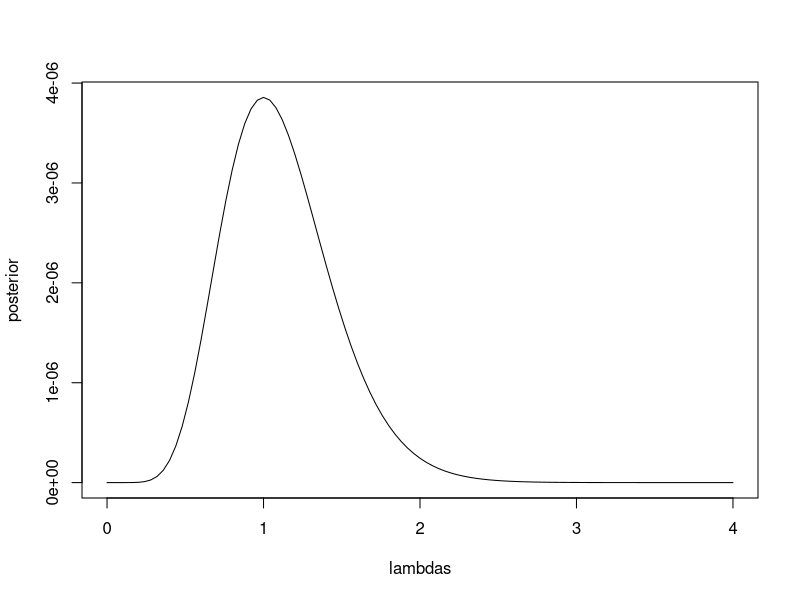

The R script that drew this image:
# Simulated data.
set.seed(1)
n <- 9
D <- rpois(n, lambda = 0.7)

# The lambda 'grid'.
lambdas <- seq(0, 4, length.out = 101)

# Producing the posterior, i.e., that lambda has produced this data.
posterior <- sapply(lambdas, function(lambda) {
  prod(dpois(D, lambda)) * dunif(lambda, 0, 4)
})

plot(lambdas, posterior, type = "l")